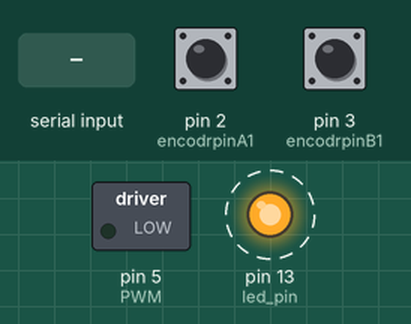
A sketch run on a simulated Arduino Uno, built with avr-gcc and run on an emulated ATmega328P. On the bench: switched loads named in the sketch (green lamp = pin HIGH), output pins drawn as LEDs (lit = HIGH). Dashed ring = blinking. The test bench sets the inputs (shaded band); at power-on: pin 2 (encodrpinA1) HIGH, pin 3 (encodrpinB1) HIGH. Pins used as bus, display or sensor lines are not drawn; what the sketch prints to the serial monitor is not drawn.

Above: at 1.06 s.
1.3 s: "s,45\n" received over Serial
At 2.56 s:
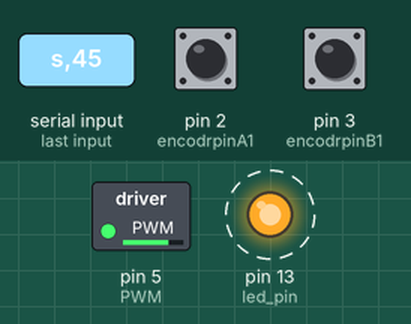
4.3 s: "p,45\n" received over Serial
At 4.66 s:
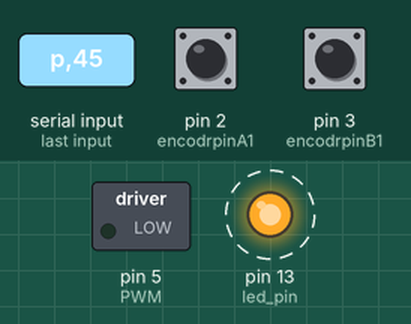
7.3 s: pin 2 (encodrpinA1) pulled LOW for 3.2 s
At 10.66 s:
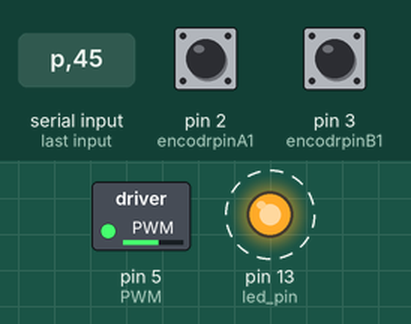
13.5 s: "v,45\n" received over Serial
At 15.01 s:
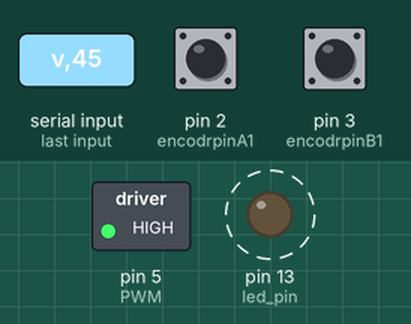
Timing chart, 0 to 40.5 s (numbered marks = the images above; inputs shaded):
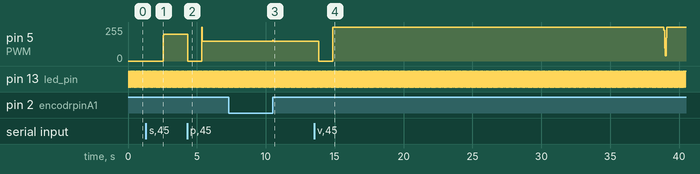

The sketch:

Motor_control_protocol3.ino
```cpp
#include <MsTimer2.h>
#define encodrpinA1 2
#define encodrpinB1 3
#define INA 4
#define PWM 5
#define check_pin 6
// Switch on LED on and off each half second

volatile int32_t encoderPos = 0;
volatile int32_t encoderPos_old = 0;

int32_t target_Pos = 0;
int32_t pos_error = 0;
int32_t pos_error_old = 0;
int32_t pos_error_d = 0;
int32_t pos_error_sum = 0;

volatile float angular_speed = 0;
volatile float angular_speed_old = 0;

float target_angular_speed = 0;
float angular_speed_error = 0;
float angular_speed_error_old = 0;
float angular_speed_error_d = 0;
double angular_speed_error_sum = 0;

//PID Control P = 5.8 Pd = 8.2  Pi = 0.25
float P = 3.0;
float Pd = 5.0;
float Pi = 0.25;

int puls_target = 0;
// PID gain angular speed control 0.8 / 1.5 / 1.2
float pw = 0.5;
float pw_d = 1.5;
float pw_i = 1.2;

int pos_pid_pwm = 0;
int angular_pos_pid_pwm = 0;
int angular_speed_pid_pwm = 0;

int dead_zone_threshold_positive = 14;
int dead_zone_threshold_negative = 13;

#if ARDUINO >= 100
const int led_pin = LED_BUILTIN;  // 1.0 built in LED pin var
#else
const int led_pin = 13;     // default to pin 13
#endif

char data_buffer[5] = {0};
char motor_direction;
void Timer()
{
  static boolean output = HIGH;

  target_Pos += puls_target;

  digitalWrite(led_pin, output);
  digitalWrite(check_pin, output);
  output = !output;

  pos_error = target_Pos - encoderPos;
  pos_error_d = pos_error - pos_error_old;

  pos_error_sum += pos_error;
  pos_error_sum = (pos_error_sum > 50) ? 50 : pos_error_sum;
  pos_error_sum = (pos_error_sum < -50) ? -50: pos_error_sum;
  if(fabs(pos_error)<=2) pos_error_sum = 0;

    pos_pid_control();

//pid

  angular_speed = encoderPos - encoderPos_old;
  angular_speed_error = target_angular_speed - angular_speed;
  angular_speed_error_d = angular_speed - angular_speed_old;

  angular_speed_error_sum += angular_speed_error;

  angular_speed_error_sum = (angular_speed_error_sum > 50) ? 50 : angular_speed_error_sum;
  angular_speed_error_sum = (angular_speed_error_sum < -50) ? -50 : angular_speed_error_sum;

  angular_speed_pid_control();

//angular pid

  angular_speed_old = angular_speed;
  encoderPos_old = encoderPos;
  pos_error_old = pos_error;

  digitalWrite(check_pin, LOW);
}

int angular_speed_pid_control(void){
  int angular_speed_pid_pwm1;
  angular_speed_pid_pwm1 = pw * angular_speed_error + pw_d * angular_speed_error_d + pw_i * angular_speed_error_sum;

  angular_speed_pid_pwm1 = (angular_speed_pid_pwm1 >= 255) ? 255 : angular_speed_pid_pwm1;
  angular_speed_pid_pwm1 = (angular_speed_pid_pwm1 <= -255) ? -255 : angular_speed_pid_pwm1;

  angular_speed_pid_pwm = dead_zone_pwm_correction(angular_speed_pid_pwm1);

  angular_speed_pid_pwm += inverse_speed_mode();

  if(target_Pos == 0){
    if(angular_speed_pid_pwm > 0)
    {
      motor_control(1, angular_speed_pid_pwm);
    }

    else if (angular_speed_pid_pwm < 0){
    motor_control(-1, -angular_speed_pid_pwm);
    }

    else{
    motor_control(0, angular_speed_pid_pwm);
    }
  }
}

int pos_pid_control(void){
  pos_pid_pwm = P * pos_error + Pd * pos_error_d + Pi *pos_error_sum ;

  pos_pid_pwm = (pos_pid_pwm >= 255) ? 255 : pos_pid_pwm;
  pos_pid_pwm = (pos_pid_pwm <= -255) ? -255 : pos_pid_pwm;

  if(target_Pos != 0 && target_angular_speed == 0){
    if(pos_pid_pwm > 0)
    {
      motor_control(1, pos_pid_pwm);
    }
    else if(pos_pid_pwm < 0){
      motor_control(-1, -pos_pid_pwm);
    }
  }
}

int dead_zone_pwm_correction(int input_pwm){
  int pwm_out;

  if(input_pwm > 0)
  {
    pwm_out = input_pwm + dead_zone_threshold_positive;
  }
  else if(input_pwm < 0)
  {
    pwm_out = input_pwm - dead_zone_threshold_negative;
  }

  else{
    pwm_out = 0;
  }
  pwm_out = (pwm_out >= 255) ?  255 : pwm_out;
  pwm_out = (pwm_out <= -255) ?  -255 : pwm_out;

  return pwm_out;
}

int inverse_speed_mode(void){
  float pwm = 0;
  pwm = target_angular_speed * 2.3; //5.0은 보정계수 (sum값이 늦게 올라가기 때문에 빨리 올라가도록)
  return pwm;
}

void interrupt_setup(void)
{
  delayMicroseconds(50);
  pinMode(encodrpinA1, INPUT_PULLUP);
  pinMode(encodrpinB1, INPUT_PULLUP);
  attachInterrupt(0, encoder, RISING);
}

void motor_control(int direc, int pwm)
{
  switch(direc)
  {
    case 1: digitalWrite(INA, LOW);
            analogWrite(PWM,pwm);
            break;
    case 0: digitalWrite(INA, LOW);
            analogWrite(PWM,0);
            break;
    case -1: digitalWrite(INA, HIGH);
            analogWrite(PWM,pwm);
            break;
  }
}

void encoder()
{
  if(digitalRead(encodrpinB1)==LOW){
    encoderPos++;
  }
  else{
    encoderPos--;
  }
}


void setup() {
  pinMode(led_pin, OUTPUT);
  pinMode(check_pin, OUTPUT);
  MsTimer2::set(50, Timer); // 500ms period
  MsTimer2::start();
  interrupt_setup();
  Serial.begin(115200);
}

void loop() {

  int data;
  String s;
  char select_option;
  //target_angular_speed = 30;

  if (Serial.available() > 0)
  {
    delay(4);
    // Check for packet header character 0xff

    select_option = Serial.read();
    if (select_option == 's')
    {
      // Insert header into array
      //data_buffer[0] = 's';
      // Read remaining 3 characters of data and insert into array

      motor_direction = Serial.read();
      encoderPos = 0;
      encoderPos_old = 0;
      target_angular_speed = 0;
      target_Pos = 0;
      angular_speed_error = 0;
      angular_speed_error_sum = 0;

      for (int i = 0; i < 3; i++)
      {
        data_buffer[i] = Serial.read();
      }

      Serial.write(data_buffer[0]);
      Serial.write(data_buffer[1]);
      Serial.write(data_buffer[2]);
      s=String(data_buffer);
      data = s.toInt();
      if(motor_direction =='r') data = -data;
      Serial.print("  : ");
      Serial.println(data);
      delay(1000);
      target_angular_speed = data;
     }

     if (select_option == 'p')
    {
      // Insert header into array
      //data_buffer[0] = 's';
      // Read remaining 3 characters of data and insert into array

      motor_direction = Serial.read();
      encoderPos = 0;
      encoderPos_old = 0;
      target_angular_speed = 0;
      target_Pos = 0;
      angular_speed_error = 0;
      angular_speed_error_sum = 0;

      for (int i = 0; i < 4; i++)
      {
        data_buffer[i] = Serial.read();
      }

      Serial.write(data_buffer[0]);
      Serial.write(data_buffer[1]);
      Serial.write(data_buffer[2]);
      Serial.write(data_buffer[3]);
      s=String(data_buffer);
      data = s.toInt();
      if(motor_direction =='r') data = -data;
      Serial.print("  : ");
      Serial.println(data);
      //target_angular_speed = data;

      delay(1000);
      target_Pos = data;

     }
      if (select_option == 'v')
    {
      // Insert header into array
      //data_buffer[0] = 'v';
      // Read remaining 3 characters of data and insert into array

      motor_direction = Serial.read();
      encoderPos = 0;
      encoderPos_old = 0;
      target_angular_speed = 0;
      target_Pos = 0;
      angular_speed_error = 0;
      angular_speed_error_sum = 0;

      for (int i = 0; i < 4; i++)
      {
        data_buffer[i] = Serial.read();
      }

      Serial.write(data_buffer[0]);
      Serial.write(data_buffer[1]);
      Serial.write(data_buffer[2]);
      Serial.write(data_buffer[3]);
      s=String(data_buffer);
      data = s.toInt();
      if(motor_direction =='r') data = -data;
      Serial.print("  : ");
      Serial.println(data);
      //target_angular_speed = data;

      delay(1000);
      puls_target = data;

     }


 }
  Serial.print("select_option = ");
  Serial.print(select_option);
  Serial.print(" insert data = ");
  Serial.println(data);
  Serial.print("encoderPos =");
  Serial.print(encoderPos);
  Serial.print(" target_angular_speed =");
  Serial.print(target_angular_speed);
  Serial.print(" Velocity =");
  Serial.println(pos_error);

  Serial.print("\n\n");

  delay(300);
}

//ex) (s)(motordirection)(speed) , __sr040__
```

Measured:
- after the input at 1.3 s, pin 5 (PWM): 0/255 → 199/255 after 1.3 s
- after the input at 4.3 s, pin 5 (PWM): 199/255 → 0/255 after 0.05 s, → 147/255 1.0 s later
- after the input at 7.3 s, pin 5 (PWM): 147/255 → 150/255 after 3.2 s
- after the input at 13.5 s, pin 5 (PWM): 150/255 → 0/255 after 0.35 s, → 255/255 1.0 s later
- by itself, pin 13 (led_pin): alternates HIGH for 0.05 s and LOW for 0.05 s
